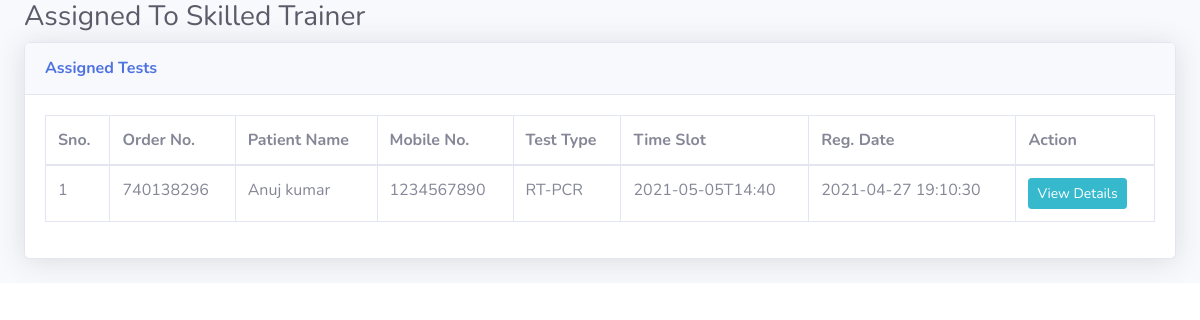
Page /assigned-test.php (signed in) on the committed database.
### tables this page shows
CREATE TABLE `tbltestrecord` (
  `id` int(11) NOT NULL,
  `OrderNumber` bigint(14) DEFAULT NULL,
  `PatientMobileNumber` bigint(14) DEFAULT NULL,
  `TestType` varchar(100) DEFAULT NULL,
  `TestTimeSlot` varchar(120) DEFAULT NULL,
  `ReportStatus` varchar(100) DEFAULT NULL,
  `FinalReport` varchar(150) DEFAULT NULL,
  `ReportUploadTime` varchar(200) DEFAULT NULL,
  `RegistrationDate` timestamp NULL DEFAULT current_timestamp(),
  `AssignedtoEmpId` varchar(150) DEFAULT NULL,
  `AssigntoName` varchar(180) DEFAULT NULL,
  `AssignedTime` varchar(100) DEFAULT NULL
);

CREATE TABLE `tblpatients` (
  `id` int(11) NOT NULL,
  `FullName` varchar(120) DEFAULT NULL,
  `MobileNumber` bigint(12) DEFAULT NULL,
  `DateOfBirth` date DEFAULT NULL,
  `GovtIssuedId` varchar(150) DEFAULT NULL,
  `GovtIssuedIdNo` varchar(150) DEFAULT NULL,
  `FullAddress` varchar(255) DEFAULT NULL,
  `State` varchar(200) DEFAULT NULL,
  `RegistrationDate` timestamp NOT NULL DEFAULT current_timestamp()
);

### assigned-test.php (the view, shortened to what this page needs)
<?php session_start();
if (strlen($_SESSION['aid']==0)) {
  header('location:logout.php');
  } else{
?>
<!DOCTYPE html>
<html lang="en">
<head>
    <link href="vendor/fontawesome-free/css/all.min.css" rel="stylesheet" type="text/css">
    <link href="css/sb-admin-2.min.css" rel="stylesheet">
    <link href="vendor/datatables/dataTables.bootstrap4.min.css" rel="stylesheet">
</head>
<body id="page-top">
    <div id="wrapper">
        <div id="content-wrapper" class="d-flex flex-column">
            <div id="content">
                <div class="container-fluid">
                    <h1 class="h3 mb-2 text-gray-800">Assigned To Skilled Trainer</h1>
                    <div class="card shadow mb-4">
                        <div class="card-header py-3">
                            <h6 class="m-0 font-weight-bold text-primary">Assigned Tests</h6>
                        </div>
                        <div class="card-body">
                            <div class="table-responsive">
                                <form name="assignto" method="post">
                    <table class="table table-bordered" id="dataTable" width="100%" cellspacing="0">
                                    <thead>
                                        <tr>
                                            <th>Sno.</th>
                                            <th>Order No.</th>
                                            <th>Patient Name</th>
                                            <th>Mobile No.</th>
                                            <th>Test Type</th>
                                            <th>Time Slot</th>
                                            <th>Reg. Date</th>
                                            <th>Action</th>
                                        </tr>
                                    </thead>
                                    <tbody>
<?php $query=mysqli_query($con,"select tbltestrecord.OrderNumber,tblpatients.FullName,tblpatients.MobileNumber,tbltestrecord.TestType,tbltestrecord.TestTimeSlot,tbltestrecord.RegistrationDate,tbltestrecord.id as testid from tbltestrecord
join tblpatients on tblpatients.MobileNumber=tbltestrecord.PatientMobileNumber
where ReportStatus='Assigned'
    ");
$cnt=1;
while($row=mysqli_fetch_array($query)){
?>
                                        <tr>
                                            <td><?php echo $cnt;?></td>
                                            <td><?php echo $row['OrderNumber'];?></td>
                                            <td><?php echo $row['FullName'];?></td>
                                            <td><?php echo $row['MobileNumber'];?></td>
                                            <td><?php echo $row['TestType'];?></td>
                                            <td><?php echo $row['TestTimeSlot'];?></td>
                                             <td><?php echo $row['RegistrationDate'];?></td>
                                            <td>
                                <a href="test-details.php?tid=<?php echo $row['testid'];?>&&oid=<?php echo $row['OrderNumber'];?>" class="btn btn-info btn-sm">View Details</a>
                            </td>
                                        </tr>
<?php $cnt++;} ?>
                                    </tbody>
                                </table>
                                     </form>
                            </div>
                        </div>
                    </div>
                </div>
            </div>
        </div>
    </div>
</body>
</html>
<?php } ?>

### rows in the picture
tbltestrecord: OrderNumber "740138296", tblpatients.FullName "Anuj kumar", tblpatients.MobileNumber "1234567890", TestType "RT-PCR", TestTimeSlot "2021-05-05T14:40", RegistrationDate "2021-04-27 19:10:30"
